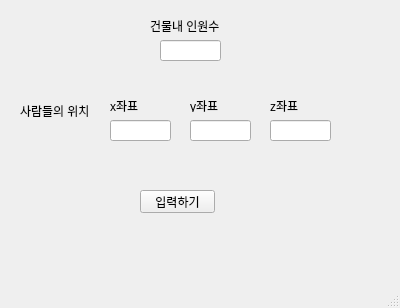
<?xml version="1.0" encoding="UTF-8"?>
<ui version="4.0">
 <class>MainWindow</class>
 <widget class="QMainWindow" name="MainWindow">
  <property name="geometry">
   <rect>
    <x>0</x>
    <y>0</y>
    <width>400</width>
    <height>308</height>
   </rect>
  </property>
  <property name="windowTitle">
   <string>MainWindow</string>
  </property>
  <widget class="QWidget" name="centralwidget">
   <widget class="QLineEdit" name="edit1">
    <property name="geometry">
     <rect>
      <x>110</x>
      <y>120</y>
      <width>61</width>
      <height>21</height>
     </rect>
    </property>
   </widget>
   <widget class="QLineEdit" name="edit2">
    <property name="geometry">
     <rect>
      <x>190</x>
      <y>120</y>
      <width>61</width>
      <height>21</height>
     </rect>
    </property>
   </widget>
   <widget class="QLineEdit" name="edit3">
    <property name="geometry">
     <rect>
      <x>270</x>
      <y>120</y>
      <width>61</width>
      <height>21</height>
     </rect>
    </property>
   </widget>
   <widget class="QLabel" name="label">
    <property name="geometry">
     <rect>
      <x>110</x>
      <y>100</y>
      <width>56</width>
      <height>12</height>
     </rect>
    </property>
    <property name="text">
     <string>x좌표</string>
    </property>
   </widget>
   <widget class="QLabel" name="label_2">
    <property name="geometry">
     <rect>
      <x>190</x>
      <y>100</y>
      <width>56</width>
      <height>12</height>
     </rect>
    </property>
    <property name="text">
     <string>y좌표</string>
    </property>
   </widget>
   <widget class="QLabel" name="label_3">
    <property name="geometry">
     <rect>
      <x>270</x>
      <y>100</y>
      <width>56</width>
      <height>12</height>
     </rect>
    </property>
    <property name="text">
     <string>z좌표</string>
    </property>
   </widget>
   <widget class="QPushButton" name="btn1">
    <property name="geometry">
     <rect>
      <x>140</x>
      <y>190</y>
      <width>75</width>
      <height>23</height>
     </rect>
    </property>
    <property name="text">
     <string>입력하기</string>
    </property>
   </widget>
   <widget class="QLineEdit" name="edit4">
    <property name="geometry">
     <rect>
      <x>160</x>
      <y>40</y>
      <width>61</width>
      <height>21</height>
     </rect>
    </property>
   </widget>
   <widget class="QLabel" name="label_4">
    <property name="geometry">
     <rect>
      <x>150</x>
      <y>10</y>
      <width>131</width>
      <height>31</height>
     </rect>
    </property>
    <property name="text">
     <string>건물내 인원수</string>
    </property>
   </widget>
   <widget class="QLabel" name="label_5">
    <property name="geometry">
     <rect>
      <x>20</x>
      <y>100</y>
      <width>81</width>
      <height>21</height>
     </rect>
    </property>
    <property name="text">
     <string>사람들의 위치</string>
    </property>
   </widget>
  </widget>
  <widget class="QMenuBar" name="menubar">
   <property name="geometry">
    <rect>
     <x>0</x>
     <y>0</y>
     <width>400</width>
     <height>21</height>
    </rect>
   </property>
  </widget>
  <widget class="QStatusBar" name="statusbar"/>
 </widget>
 <resources/>
 <connections/>
</ui>
